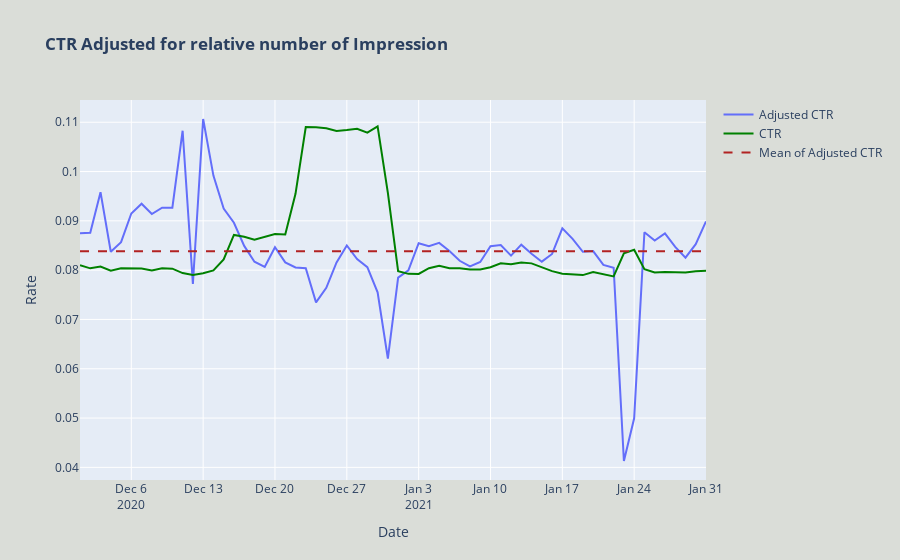

Notebook code for this chart:
### Markdown cell above
### Feature extraction

### Code cell
df['ctr_impadj'] = df['ctr'] * df['impression']/df.impression.mean()
fig = go.Figure()
fig.update_layout(paper_bgcolor = '#DADDD8')
fig.add_trace(go.Scatter( x=df['date'], y=df['ctr_impadj'], mode = 'lines', name="Adjusted CTR"))
fig.add_trace(go.Scatter( x=df['date'], y=df['ctr'], mode = 'lines', name="CTR", line = {'color' : 'green'}))

mean1 = go.Scatter(x = [df.date.min(),df.date.max()], y = [df.ctr_impadj.mean(), df.ctr_impadj.mean()], mode = 'lines', line={'dash': 'dash', 'color':'firebrick'}, name="Mean of Adjusted CTR")
fig.add_trace(mean1)
fig.update_layout(
xaxis_title = 'Date',
          yaxis_title = 'Rate', title = "<b>CTR Adjusted for relative number of Impression<b>", showlegend=True)
